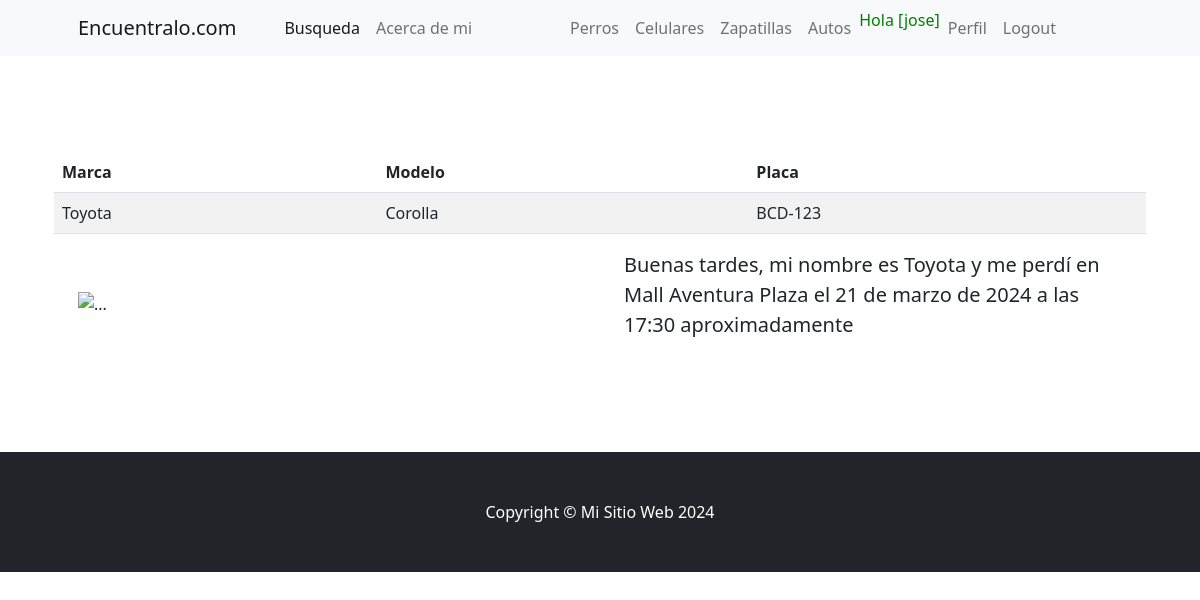
Page /detalles_auto/2/ (signed in) on the committed database.
### aplicacion/models.py (models this page shows)
class Auto(models.Model):
    marca = models.CharField(max_length=100)
    modelo = models.CharField(max_length=100)
    placa = models.CharField(max_length=100)
    fecha_de_desaparicion = models.DateTimeField(help_text="Ingrese la fecha en el formato dd/mm/aaaa hh:mm")
    lugar_de_desaparicion = models.CharField(max_length=100)

### aplicacion/views.py (the view)
# urls.py: path('detalles_auto/<int:id>/', detallesAuto, name='detalles_auto'),
@login_required
def detallesAuto(request, id):
    auto = get_object_or_404(Auto, pk=id)
    contexto={'auto': auto}
    return render(request, 'aplicacion/detalles_auto.html', contexto)

### aplicacion/templates/aplicacion/detalles_auto.html (shortened to what this page needs)
{% extends 'aplicacion/index.html' %}
{% block product_section %}
<section class="py-5">
    <div class="container px-4 px-lg-5 my-5">
        <div class="row gx-4 gx-lg-5 align-items-center">
            <table class="table table-striped">
                <thead>
                    <tr>
                        <th>Marca</th>
                        <th>Modelo</th>
                        <th>Placa</th>
                    </tr>
                </thead>
                <tbody>
                    <tr>
                        <td>{{ auto.marca }}</td>
                        <td>{{ auto.modelo }}</td>
                        <td>{{ auto.placa }}</td>
                    </tr>
                </tbody>
            </table>
            <div class="col-md-6"><img class="card-img-top mb-5 mb-md-0" src="media/{{perro.imagen}}" alt="..." /></div>
            <div class="col-md-6">
                <p class="lead">Buenas tardes, mi nombre es {{auto.marca}} y me perdí en {{auto.lugar_de_desaparicion}} el {{auto.fecha_de_desaparicion}} aproximadamente</p>
            </div>
        </div>
    </div>
</section>
{% endblock product_section %}

### aplicacion/templates/aplicacion/index.html (shortened to what this page needs)
<!DOCTYPE html>
<html lang="en">
    <head>
        {% load static %}
        <link href="https://cdn.jsdelivr.net/npm/bootstrap-icons@1.5.0/font/bootstrap-icons.css" rel="stylesheet" />
        <link href="{% static 'css/styles.css' %}" rel="stylesheet" />
    </head>
    <body>
        <nav class="navbar navbar-expand-lg navbar-light bg-light">
            <div class="container px-4 px-lg-5">
                <a class="navbar-brand" href="{% url 'home' %}">Encuentralo.com</a>
                <div class="collapse navbar-collapse" id="navbarSupportedContent">
                    <ul class="navbar-nav me-auto mb-2 mb-lg-0 ms-lg-4">
                        <li class="nav-item"><a class="nav-link active" aria-current="page" href="{% url 'buscar_perros' %}">Busqueda</a></li>
                        <li class="nav-item"><a class="nav-link" href="{% url 'acerca_de_mi' %}">Acerca de mi</a></li>
                    </ul>
                    {% if user.is_authenticated %}
                    <ul class="navbar-nav me-auto mb-2 mb-lg-0 ms-lg-4">
                        <li class="nav-item"><a class="nav-link" href="{% url 'perros' %}">Perros</a></li>
                        <li class="nav-item"><a class="nav-link" href="{% url 'celulares' %}">Celulares</a></li>
                        <li class="nav-item"><a class="nav-link" href="{% url 'zapatillas' %}">Zapatillas</a></li>
                        <li class="nav-item"><a class="nav-link" href="{% url 'autos' %}">Autos</a></li>
                        <li class="nav-item"><p style="color:green">Hola [{{user.username}}]</p></li>
                        <li class="nav-item"><a class="nav-link" href="{% url 'perfil' %}">Perfil</a></li>
                        <li class="nav-item"><a class="nav-link" href="{% url 'logout' %}">Logout</a></li>
                    </ul>
                    {% else %}
                    <ul class="navbar-nav me-auto mb-2 mb-lg-0 ms-lg-4">
                        <li class="nav-item"><a class="nav-link" href="{% url 'login' %}">Login</a></li>
                        <li class="nav-item"><a class="nav-link" href="{% url 'registrar' %}">Registrar</a></li>
                    </ul>
                    {% endif %}
                </div>
            </div>
        </nav>
        {% block product_section %}{% endblock product_section %}
        <footer class="py-5 bg-dark">
            <div class="container"><p class="m-0 text-center text-white">Copyright &copy; Mi Sitio Web 2024</p></div>
        </footer>
    </body>
</html>

### rows in the picture
Auto: marca "Toyota", modelo "Corolla", placa "BCD-123", lugar_de_desaparicion "Mall Aventura Plaza", fecha_de_desaparicion "21 de marzo de 2024 a las 17:30"

### other values in the picture
{{ user.username }} "jose"
